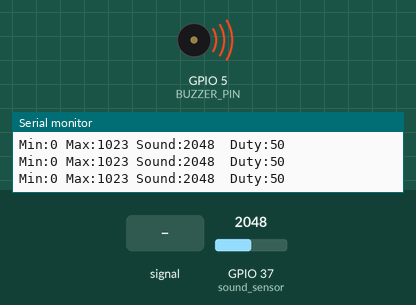
A sketch run on a simulated ESP32. Shown: buzzer (waves = sounding), the last lines printed to the serial monitor. Inputs (shaded band) come from the test bench; at power-on: GPIO 37 (sound_sensor) = 2048.

Above: at 4.2 s.
4.3 s: GPIO 37 (sound_sensor) fed a 2 Hz sine of ±1228 counts around its level
At 6.38 s:
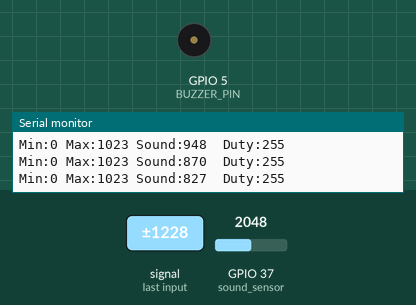
7.3 s: GPIO 37 (sound_sensor) set to 2866
8.8 s: GPIO 37 (sound_sensor) set to 1079
10.3 s: GPIO 37 (sound_sensor) set to 969
11.8 s: GPIO 37 (sound_sensor) set to 1228
At 12.1 s:
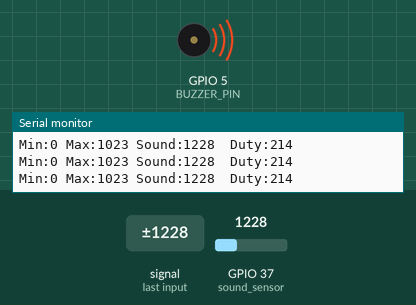
Timing chart, 0 to 14.3 s (numbered marks = the images above; inputs shaded):
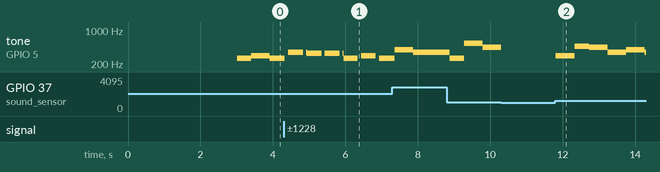

The sketch:

env-aware-buzzer.ino
```cpp
#define BUZZER_PIN 5
int sound_sensor = A1;

const int buzzerResol = 8;      // 8-bit resolution

// --- Happy Birthday Melody ---
int songMelody[] = {
  264, 264, 297, 264, 352, 330,  // Happy Birthday to You
  264, 264, 297, 264, 396, 352,  // Happy Birthday to You
  264, 264, 528, 440, 352, 330, 297, // Happy Birthday Dear [Name]
  466, 466, 440, 352, 396, 352   // Happy Birthday to You
};

// Note durations (ms)
int songDurations[] = {
  250, 125, 500, 500, 500, 1000,
  250, 125, 500, 500, 500, 1000,
  250, 125, 500, 500, 500, 500, 1000,
  250, 125, 500, 500, 500, 1000
};

// --- Calibration ---
int baseline = 0;
const int CALIBRATION_TIME = 3000;
const int SAMPLE_COUNT = 32;

// Volume mapping
const int MIN_DUTY = 50;
const int MAX_DUTY = 255;

void setup() {
  Serial.begin(115200);
  ledcAttach(BUZZER_PIN, 1000, buzzerResol);
  ledcWrite(BUZZER_PIN, 0);

  // --- Calibrate ambient noise ---
  Serial.println("Calibrating ambient noise, stay quiet...");
  long sum = 0;
  int count = 0;
  unsigned long start = millis();
  while (millis() - start < CALIBRATION_TIME) {
    int val = 0;
    for (int i = 0; i < SAMPLE_COUNT; i++) val += analogRead(sound_sensor);
    val >>= 5;
    sum += val;
    count++;
    delay(10);
  }
  baseline = sum / count;
  Serial.print("Calibration complete. Baseline = ");
  Serial.println(baseline);
}

// --- Play music with dynamic volume ---
void playMusic() {
  int songLength = sizeof(songMelody) / sizeof(songMelody[0]);

  for (int i = 0; i < songLength; i++) {
    int freq = songMelody[i];
    int duration = songDurations[i];

    unsigned long startTime = millis();
    while (millis() - startTime < duration) {

      // --- Read sound sensor ---
      int soundValue = 0;
      for (int j = 0; j < SAMPLE_COUNT; j++) soundValue += analogRead(sound_sensor);
      soundValue >>= 5;

      // --- Map soundValue to buzzer PWM ---
      int duty = map(soundValue, baseline, 1023, MIN_DUTY, MAX_DUTY);
      duty = constrain(duty, MIN_DUTY, MAX_DUTY);

      ledcWrite(BUZZER_PIN, duty);
      ledcChangeFrequency(BUZZER_PIN, freq, buzzerResol);

      // --- Print values for Serial Plotter ---
      Serial.print("Min:0 Max:1023 "); // keep min/max for plotter
      Serial.print("Sound:");
      Serial.print(soundValue);
      Serial.print("\tDuty:");
      Serial.println(duty);

      delay(10); // small delay to prevent overwhelming serial
    }
  }

  ledcWrite(BUZZER_PIN, 0); // stop buzzer
}

void loop() {
  playMusic();
}
```

Measured:
- after the input at 11.8 s, tone on GPIO 5 (BUZZER_PIN): plays 297 Hz for 0.53 s, 466 Hz for 0.39 s, 440 Hz for 0.51 s, 352 Hz for 0.51 s, 396 Hz for 0.51 s, 352 Hz for 0.03 s, starting at once
- by itself, tone on GPIO 5 (BUZZER_PIN): plays 352 Hz for 0.42 s, 352 Hz for 0.01 s, 330 Hz for 0.40 s, 330 Hz for 0.42 s, 330 Hz for 0.03 s, 264 Hz for 0.39 s … (8 notes in this stretch)
